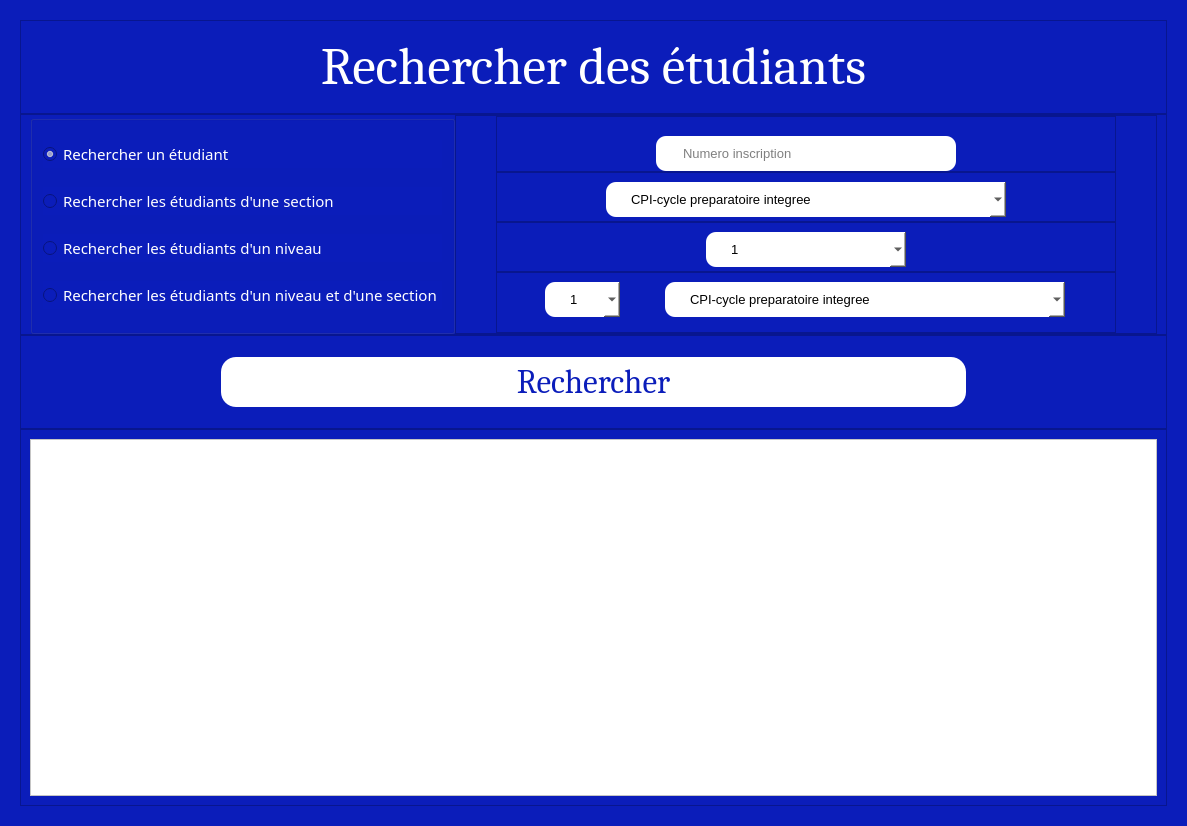
<?xml version="1.0" encoding="UTF-8"?>
<ui version="4.0">
 <class>Dialog</class>
 <widget class="QDialog" name="Dialog">
  <property name="geometry">
   <rect>
    <x>0</x>
    <y>0</y>
    <width>1187</width>
    <height>826</height>
   </rect>
  </property>
  <property name="windowTitle">
   <string>Dialog</string>
  </property>
  <property name="styleSheet">
   <string notr="true">background-color:#0b1dba;
color:white;
</string>
  </property>
  <layout class="QVBoxLayout" name="verticalLayout">
   <item>
    <widget class="QFrame" name="frame">
     <layout class="QVBoxLayout" name="verticalLayout_2" stretch="1,2,1,4">
      <property name="spacing">
       <number>0</number>
      </property>
      <item>
       <widget class="QFrame" name="frame_2">
        <property name="styleSheet">
         <string notr="true">font: 75 40pt &quot;Cambria&quot;;</string>
        </property>
        <property name="frameShape">
         <enum>QFrame::StyledPanel</enum>
        </property>
        <property name="frameShadow">
         <enum>QFrame::Raised</enum>
        </property>
        <layout class="QHBoxLayout" name="horizontalLayout">
         <item>
          <widget class="QLabel" name="label">
           <property name="font">
            <font>
             <family>Cambria</family>
             <pointsize>40</pointsize>
             <weight>9</weight>
             <italic>false</italic>
             <bold>false</bold>
            </font>
           </property>
           <property name="text">
            <string>Rechercher des étudiants</string>
           </property>
           <property name="alignment">
            <set>Qt::AlignCenter</set>
           </property>
          </widget>
         </item>
        </layout>
       </widget>
      </item>
      <item>
       <widget class="QFrame" name="frame_8">
        <property name="frameShape">
         <enum>QFrame::StyledPanel</enum>
        </property>
        <property name="frameShadow">
         <enum>QFrame::Raised</enum>
        </property>
        <layout class="QHBoxLayout" name="horizontalLayout_7" stretch="1,2">
         <property name="spacing">
          <number>0</number>
         </property>
         <property name="topMargin">
          <number>0</number>
         </property>
         <property name="bottomMargin">
          <number>0</number>
         </property>
         <item>
          <widget class="QGroupBox" name="groupBox_4">
           <layout class="QVBoxLayout" name="verticalLayout_4" stretch="0,2,0,0">
            <property name="spacing">
             <number>0</number>
            </property>
            <property name="leftMargin">
             <number>10</number>
            </property>
            <property name="topMargin">
             <number>0</number>
            </property>
            <property name="rightMargin">
             <number>10</number>
            </property>
            <property name="bottomMargin">
             <number>0</number>
            </property>
            <item>
             <widget class="QRadioButton" name="radioButton">
              <property name="font">
               <font>
                <family>MS Reference Sans Serif</family>
                <pointsize>11</pointsize>
               </font>
              </property>
              <property name="text">
               <string>Rechercher un étudiant</string>
              </property>
              <property name="checked">
               <bool>true</bool>
              </property>
             </widget>
            </item>
            <item>
             <widget class="QRadioButton" name="radioButton_2">
              <property name="font">
               <font>
                <family>MS Reference Sans Serif</family>
                <pointsize>11</pointsize>
               </font>
              </property>
              <property name="text">
               <string>Rechercher les étudiants d'une section</string>
              </property>
             </widget>
            </item>
            <item>
             <widget class="QRadioButton" name="radioButton_3">
              <property name="font">
               <font>
                <family>MS Reference Sans Serif</family>
                <pointsize>11</pointsize>
               </font>
              </property>
              <property name="text">
               <string>Rechercher les étudiants d'un niveau</string>
              </property>
             </widget>
            </item>
            <item>
             <widget class="QRadioButton" name="radioButton_4">
              <property name="font">
               <font>
                <family>MS Reference Sans Serif</family>
                <pointsize>11</pointsize>
               </font>
              </property>
              <property name="text">
               <string>Rechercher les étudiants d'un niveau et d'une section</string>
              </property>
             </widget>
            </item>
           </layout>
          </widget>
         </item>
         <item>
          <widget class="QFrame" name="frame_3">
           <property name="font">
            <font>
             <pointsize>4</pointsize>
            </font>
           </property>
           <property name="frameShape">
            <enum>QFrame::StyledPanel</enum>
           </property>
           <property name="frameShadow">
            <enum>QFrame::Raised</enum>
           </property>
           <layout class="QVBoxLayout" name="verticalLayout_3" stretch="1,1,1,1">
            <property name="spacing">
             <number>0</number>
            </property>
            <property name="leftMargin">
             <number>40</number>
            </property>
            <property name="topMargin">
             <number>0</number>
            </property>
            <property name="rightMargin">
             <number>40</number>
            </property>
            <property name="bottomMargin">
             <number>0</number>
            </property>
            <item>
             <widget class="QFrame" name="frame_9">
              <property name="frameShape">
               <enum>QFrame::StyledPanel</enum>
              </property>
              <property name="frameShadow">
               <enum>QFrame::Raised</enum>
              </property>
              <layout class="QHBoxLayout" name="horizontalLayout_5">
               <property name="topMargin">
                <number>19</number>
               </property>
               <property name="bottomMargin">
                <number>0</number>
               </property>
               <item>
                <widget class="QLineEdit" name="edit_numero_insc">
                 <property name="maximumSize">
                  <size>
                   <width>300</width>
                   <height>16777215</height>
                  </size>
                 </property>
                 <property name="font">
                  <font>
                   <pointsize>10</pointsize>
                  </font>
                 </property>
                 <property name="styleSheet">
                  <string notr="true">height:35px;
border-radius:10px;
padding-left:25px;
background-color:white;
color:black;</string>
                 </property>
                 <property name="placeholderText">
                  <string>Numero inscription</string>
                 </property>
                </widget>
               </item>
              </layout>
             </widget>
            </item>
            <item>
             <widget class="QFrame" name="frame_6">
              <property name="frameShape">
               <enum>QFrame::StyledPanel</enum>
              </property>
              <property name="frameShadow">
               <enum>QFrame::Raised</enum>
              </property>
              <layout class="QHBoxLayout" name="horizontalLayout_3">
               <property name="bottomMargin">
                <number>4</number>
               </property>
               <item>
                <widget class="QComboBox" name="comboBox_etudiant_section">
                 <property name="maximumSize">
                  <size>
                   <width>400</width>
                   <height>16777215</height>
                  </size>
                 </property>
                 <property name="font">
                  <font>
                   <pointsize>10</pointsize>
                  </font>
                 </property>
                 <property name="cursor">
                  <cursorShape>PointingHandCursor</cursorShape>
                 </property>
                 <property name="styleSheet">
                  <string notr="true">height:35px;
border-radius:10px;
padding-left:25px;
background-color:white;
color:black;</string>
                 </property>
                 <item>
                  <property name="text">
                   <string>CPI-cycle preparatoire integree</string>
                  </property>
                 </item>
                 <item>
                  <property name="text">
                   <string>LM-licence mathematique</string>
                  </property>
                 </item>
                 <item>
                  <property name="text">
                   <string>LI-licence science informatique</string>
                  </property>
                 </item>
                 <item>
                  <property name="text">
                   <string>LTIC-licence en Technologies de l'Information et de Communication</string>
                  </property>
                 </item>
                 <item>
                  <property name="text">
                   <string>LEEA-Licence Électronique Électrotechnique et Automatique</string>
                  </property>
                 </item>
                 <item>
                  <property name="text">
                   <string>ING_INFO-Cycle ingénieur en Génie Logiciel </string>
                  </property>
                 </item>
                </widget>
               </item>
              </layout>
             </widget>
            </item>
            <item>
             <widget class="QFrame" name="frame_10">
              <property name="frameShape">
               <enum>QFrame::StyledPanel</enum>
              </property>
              <property name="frameShadow">
               <enum>QFrame::Raised</enum>
              </property>
              <layout class="QHBoxLayout" name="horizontalLayout_8">
               <property name="bottomMargin">
                <number>4</number>
               </property>
               <item>
                <widget class="QComboBox" name="comboBox_niveau">
                 <property name="maximumSize">
                  <size>
                   <width>200</width>
                   <height>16777215</height>
                  </size>
                 </property>
                 <property name="font">
                  <font>
                   <pointsize>10</pointsize>
                  </font>
                 </property>
                 <property name="cursor">
                  <cursorShape>PointingHandCursor</cursorShape>
                 </property>
                 <property name="styleSheet">
                  <string notr="true">height:35px;
border-radius:10px;
padding-left:25px;
background-color:white;
color:black;</string>
                 </property>
                 <item>
                  <property name="text">
                   <string>1</string>
                  </property>
                 </item>
                 <item>
                  <property name="text">
                   <string>2</string>
                  </property>
                 </item>
                 <item>
                  <property name="text">
                   <string>3</string>
                  </property>
                 </item>
                </widget>
               </item>
              </layout>
             </widget>
            </item>
            <item>
             <widget class="QFrame" name="frame_4">
              <property name="frameShape">
               <enum>QFrame::StyledPanel</enum>
              </property>
              <property name="frameShadow">
               <enum>QFrame::Raised</enum>
              </property>
              <layout class="QHBoxLayout" name="horizontalLayout_2" stretch="1,2">
               <property name="bottomMargin">
                <number>15</number>
               </property>
               <item>
                <widget class="QComboBox" name="comboBox_niveau2">
                 <property name="maximumSize">
                  <size>
                   <width>75</width>
                   <height>16777215</height>
                  </size>
                 </property>
                 <property name="font">
                  <font>
                   <pointsize>10</pointsize>
                  </font>
                 </property>
                 <property name="cursor">
                  <cursorShape>PointingHandCursor</cursorShape>
                 </property>
                 <property name="styleSheet">
                  <string notr="true">height:35px;
border-radius:10px;
padding-left:25px;
background-color:white;
color:black;</string>
                 </property>
                 <item>
                  <property name="text">
                   <string>1</string>
                  </property>
                 </item>
                 <item>
                  <property name="text">
                   <string>2</string>
                  </property>
                 </item>
                 <item>
                  <property name="text">
                   <string>3</string>
                  </property>
                 </item>
                </widget>
               </item>
               <item>
                <widget class="QComboBox" name="comboBox_section2">
                 <property name="maximumSize">
                  <size>
                   <width>400</width>
                   <height>16777215</height>
                  </size>
                 </property>
                 <property name="font">
                  <font>
                   <pointsize>10</pointsize>
                  </font>
                 </property>
                 <property name="cursor">
                  <cursorShape>PointingHandCursor</cursorShape>
                 </property>
                 <property name="styleSheet">
                  <string notr="true">height:35px;
border-radius:10px;
padding-left:25px;
background-color:white;
color:black;</string>
                 </property>
                 <item>
                  <property name="text">
                   <string>CPI-cycle preparatoire integree</string>
                  </property>
                 </item>
                 <item>
                  <property name="text">
                   <string>LM-licence mathematique</string>
                  </property>
                 </item>
                 <item>
                  <property name="text">
                   <string>LI-licence science informatique</string>
                  </property>
                 </item>
                 <item>
                  <property name="text">
                   <string>LTIC-licence en Technologies de l'Information et de Communication</string>
                  </property>
                 </item>
                 <item>
                  <property name="text">
                   <string>LEEA-Licence Électronique Électrotechnique et Automatique</string>
                  </property>
                 </item>
                 <item>
                  <property name="text">
                   <string>ING_INFO-Cycle ingénieur en Génie Logiciel </string>
                  </property>
                 </item>
                </widget>
               </item>
              </layout>
             </widget>
            </item>
           </layout>
          </widget>
         </item>
        </layout>
       </widget>
      </item>
      <item>
       <widget class="QFrame" name="frame_7">
        <property name="frameShape">
         <enum>QFrame::StyledPanel</enum>
        </property>
        <property name="frameShadow">
         <enum>QFrame::Raised</enum>
        </property>
        <layout class="QHBoxLayout" name="horizontalLayout_6">
         <property name="spacing">
          <number>0</number>
         </property>
         <property name="leftMargin">
          <number>200</number>
         </property>
         <property name="topMargin">
          <number>0</number>
         </property>
         <property name="rightMargin">
          <number>200</number>
         </property>
         <property name="bottomMargin">
          <number>0</number>
         </property>
         <item>
          <widget class="QPushButton" name="Rechercher">
           <property name="font">
            <font>
             <family>Cambria</family>
             <pointsize>25</pointsize>
             <weight>9</weight>
             <italic>false</italic>
             <bold>false</bold>
            </font>
           </property>
           <property name="cursor">
            <cursorShape>PointingHandCursor</cursorShape>
           </property>
           <property name="styleSheet">
            <string notr="true">background-color:white;
color:#0b1dba;
border-radius:15px;
height:50;
font: 75 25pt &quot;Cambria&quot;;
</string>
           </property>
           <property name="text">
            <string>Rechercher</string>
           </property>
          </widget>
         </item>
        </layout>
       </widget>
      </item>
      <item>
       <widget class="QFrame" name="frame_5">
        <property name="frameShape">
         <enum>QFrame::StyledPanel</enum>
        </property>
        <property name="frameShadow">
         <enum>QFrame::Raised</enum>
        </property>
        <layout class="QHBoxLayout" name="horizontalLayout_4">
         <item>
          <widget class="QTableView" name="tableView">
           <property name="styleSheet">
            <string notr="true">background:white;
color:black</string>
           </property>
          </widget>
         </item>
        </layout>
       </widget>
      </item>
     </layout>
    </widget>
   </item>
  </layout>
 </widget>
 <resources/>
 <connections/>
</ui>
